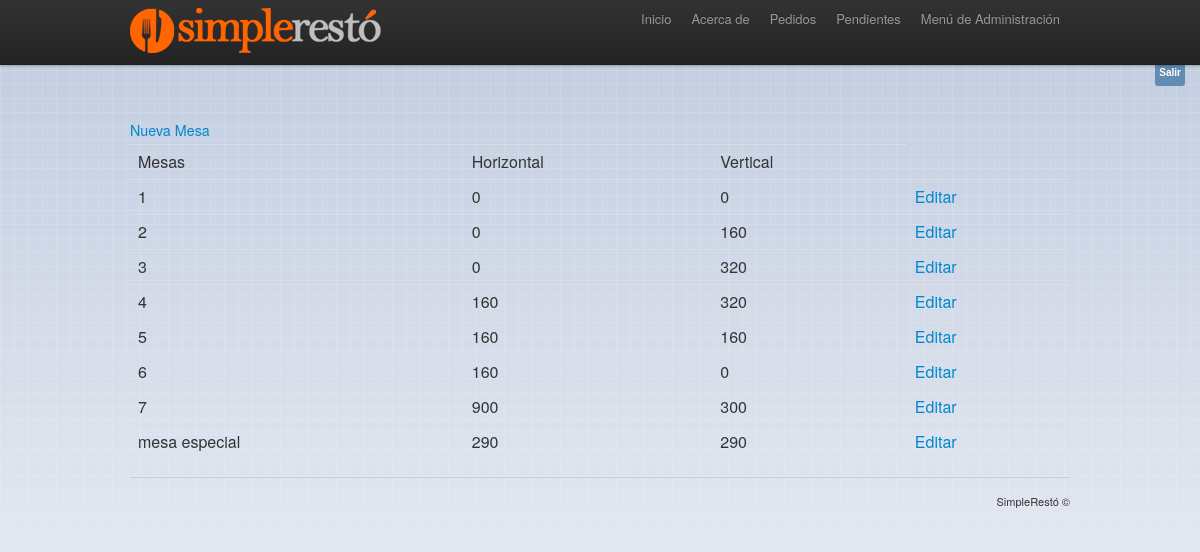
The app's page /index.php?controller=mesas (signed in) with its own data.
### tables this page shows
CREATE TABLE IF NOT EXISTS `mesas` (
  `id` tinyint(4) NOT NULL AUTO_INCREMENT,
  `nombre` varchar(255) DEFAULT NULL,
  `ubicacionH` decimal(10,0) DEFAULT NULL,
  `ubicacionV` decimal(10,0) DEFAULT NULL,
  `estado` char(1) DEFAULT NULL,
  PRIMARY KEY (`id`)
);

### controllers/defecto_controller.php (called while the page is built, shortened)
<?php
class defecto_controller {
    function render($datos, $vista) {
        require_once 'models/usuarios_model.php';
        $carpeta = 'views/default/';
        require_once $carpeta . 'head.php';
        require_once $vista;
        require_once $carpeta . 'footer.php';
        return;
    }
}

### controllers/mesas_controller.php (called while the page is built, shortened)
<?php
require_once 'defecto_controller.php';
class mesas_controller extends defecto_controller{
function _listarAction() {
require_once("models/mesas_model.php");
$pro=new mesas();
$datos=$pro->SelectAll();
$this->render($datos,"views/mesas/listar.php");
}
}
?>

### index.php (called while the page is built, shortened)
<?php
$accionPredefinida = "_listarAction";
if(! empty($_GET['action']))
      $accion = $_GET['action'];
else
      $accion = $accionPredefinida;
$accion = '_' . preg_replace('/[^a-zA-Z0-9]/', '', $accion);
$objcontrolador= new $controlador();
$objcontrolador->inicio();
$objcontrolador->$accion();
?>

### models/mesas_model.php (called while the page is built, shortened)
<?php
class mesas
{
        public function SelectAll()
	{
		$dblink = null;
		try
		{
			$dblink = mysql_connect(DB_HOST,DB_USER,DB_PASS);
		}
		catch(Exception $ex)
		{
			echo "Could not connect to " . DB_HOST . ":" . DB_BASE . "\n";
			echo "Error: " . $ex->message;
			exit;
		}
		$query = "SELECT *, (select count(1) from pedidos where estado='N' and id_mesas=m.id) as estadoPedidos FROM mesas as m";
		$result = mysql_query($query,$dblink);
                return $result;
	}
}

### views/mesas/listar.php (the view)
<a href="?controller=mesas&action=_editar">Nueva Mesa</a>
<table  class="table table-hover">
    <tr><td>Mesas</td><td>Horizontal</td><td>Vertical</td></tr>
<?php
while($x = mysql_fetch_assoc($datos))
{
echo '
<tr><td>'.$x['nombre'].'</td><td>'.$x['ubicacionH'].'</td><td>'.$x['ubicacionV'].'</td>
<td><a href="index.php?controller=mesas&action=_editar&idMesas='.$x['id'].'"  >Editar</a></td>
</td></tr>
';
}
        ?>
</table>

### css/styles.css (style rules this page uses)
body { background: url('../img/bg.png') repeat-x; background-color: #fff; }

### records on screen
mesas: nombre "1", ubicacionH "0", ubicacionV "0"
mesas: nombre "2", ubicacionH "0", ubicacionV "160"
mesas: nombre "3", ubicacionH "0", ubicacionV "320"
mesas: nombre "4", ubicacionH "160", ubicacionV "320"
mesas: nombre "5", ubicacionH "160", ubicacionV "160"
mesas: nombre "6", ubicacionH "160", ubicacionV "0"
mesas: nombre "7", ubicacionH "900", ubicacionV "300"
mesas: nombre "mesa especial", ubicacionH "290", ubicacionV "290"
